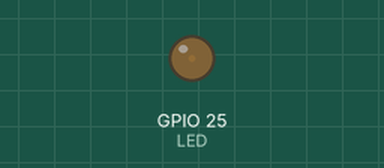
The sketch below on a simulated ESP32. Parts: output pins drawn as LEDs (lit = HIGH).

Above: at 0.05 s.
At 3.45 s:
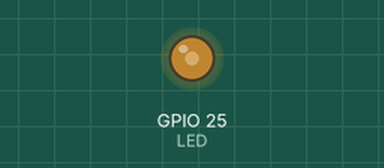
At 6.95 s:
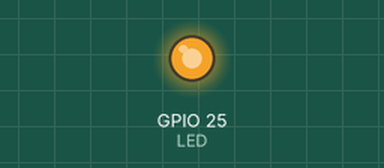
At 13.85 s:
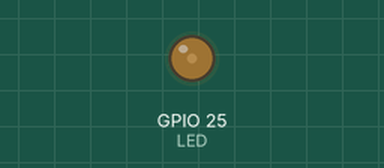
Timing chart, 0 to 19.9 s (numbered marks = the images above):
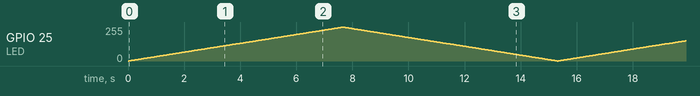

The sketch:

LED.ino
```cpp
#define LED  25 // Pin donde está conectado el LED

const int canal = 0;
const int resolucion = 8;
const int frecuencia = 5000;

void setup() {
  ledcSetup(canal, frecuencia, resolucion);   // Configurar canal PWM
  ledcAttachPin(LED, canal);                  // Asignar pin al canal
}

void loop() {
  for (int dutyCycle = 0; dutyCycle < 255; dutyCycle++) {
    ledcWrite(canal, dutyCycle);  // Ajustar brillo
    delay(30);
  }

  for (int dutyCycle = 255; dutyCycle > 0; dutyCycle--) {
    ledcWrite(canal, dutyCycle);
    delay(30);
  }
}
```
